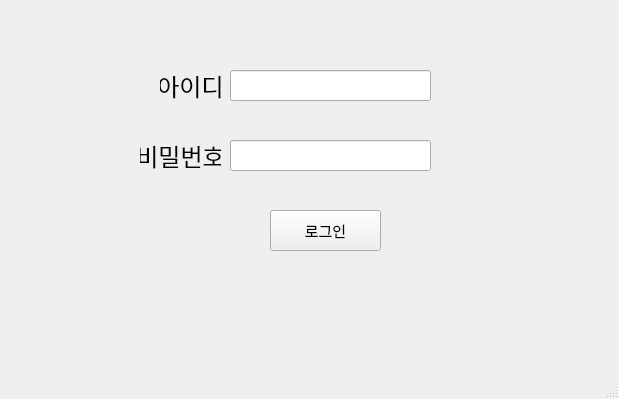
<?xml version="1.0" encoding="UTF-8"?>
<ui version="4.0">
 <class>MainWindow</class>
 <widget class="QMainWindow" name="MainWindow">
  <property name="geometry">
   <rect>
    <x>0</x>
    <y>0</y>
    <width>619</width>
    <height>399</height>
   </rect>
  </property>
  <property name="windowTitle">
   <string>MainWindow</string>
  </property>
  <widget class="QWidget" name="centralwidget">
   <widget class="QLabel" name="label">
    <property name="geometry">
     <rect>
      <x>160</x>
      <y>70</y>
      <width>61</width>
      <height>31</height>
     </rect>
    </property>
    <property name="font">
     <font>
      <family>오뮤 다예쁨체</family>
      <pointsize>18</pointsize>
     </font>
    </property>
    <property name="text">
     <string>아이디</string>
    </property>
    <property name="alignment">
     <set>Qt::AlignCenter</set>
    </property>
   </widget>
   <widget class="QLineEdit" name="lineEdit">
    <property name="geometry">
     <rect>
      <x>230</x>
      <y>70</y>
      <width>201</width>
      <height>31</height>
     </rect>
    </property>
    <property name="font">
     <font>
      <family>오뮤 다예쁨체</family>
      <pointsize>14</pointsize>
     </font>
    </property>
    <property name="text">
     <string/>
    </property>
   </widget>
   <widget class="QLabel" name="label_2">
    <property name="geometry">
     <rect>
      <x>140</x>
      <y>140</y>
      <width>81</width>
      <height>31</height>
     </rect>
    </property>
    <property name="font">
     <font>
      <family>오뮤 다예쁨체</family>
      <pointsize>18</pointsize>
     </font>
    </property>
    <property name="text">
     <string>비밀번호</string>
    </property>
    <property name="alignment">
     <set>Qt::AlignCenter</set>
    </property>
   </widget>
   <widget class="QLineEdit" name="lineEdit_2">
    <property name="geometry">
     <rect>
      <x>230</x>
      <y>140</y>
      <width>201</width>
      <height>31</height>
     </rect>
    </property>
    <property name="font">
     <font>
      <family>오뮤 다예쁨체</family>
      <pointsize>14</pointsize>
     </font>
    </property>
    <property name="text">
     <string/>
    </property>
   </widget>
   <widget class="QPushButton" name="loginButton">
    <property name="geometry">
     <rect>
      <x>270</x>
      <y>210</y>
      <width>111</width>
      <height>41</height>
     </rect>
    </property>
    <property name="font">
     <font>
      <family>여기어때 잘난체 2</family>
      <pointsize>11</pointsize>
     </font>
    </property>
    <property name="text">
     <string>로그인</string>
    </property>
   </widget>
  </widget>
  <widget class="QMenuBar" name="menubar">
   <property name="geometry">
    <rect>
     <x>0</x>
     <y>0</y>
     <width>619</width>
     <height>21</height>
    </rect>
   </property>
  </widget>
  <widget class="QStatusBar" name="statusbar"/>
 </widget>
 <resources/>
 <connections/>
</ui>
